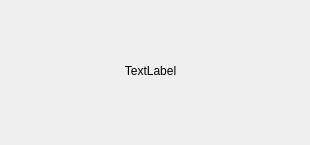
<?xml version="1.0" encoding="UTF-8"?>
<ui version="4.0">
 <class>Dialog</class>
 <widget class="QDialog" name="Dialog">
  <property name="geometry">
   <rect>
    <x>0</x>
    <y>0</y>
    <width>310</width>
    <height>145</height>
   </rect>
  </property>
  <property name="windowTitle">
   <string>Error</string>
  </property>
  <widget class="QLabel" name="label">
   <property name="geometry">
    <rect>
     <x>60</x>
     <y>50</y>
     <width>181</width>
     <height>41</height>
    </rect>
   </property>
   <property name="text">
    <string>TextLabel</string>
   </property>
   <property name="alignment">
    <set>Qt::AlignCenter</set>
   </property>
  </widget>
 </widget>
 <resources/>
 <connections/>
</ui>
